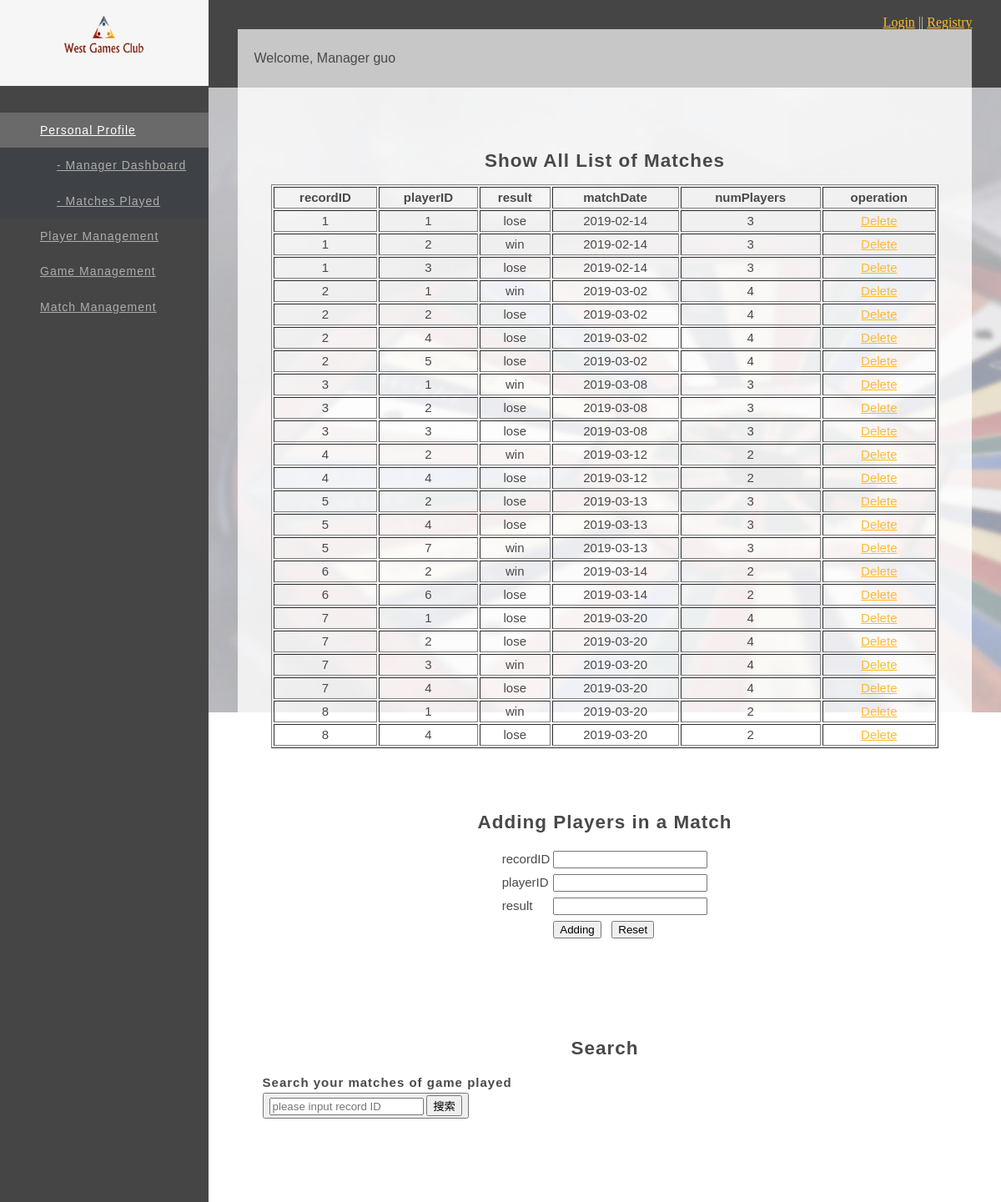
The app's page /WestGame/php/show_match.php (signed in) with its own data.
### tables this page shows
CREATE TABLE `Records` (
  `recordID` int(11) NOT NULL,
  `playerID` int(11) NOT NULL,
  `matchDate` date NOT NULL,
  `numPlayers` int(11) NOT NULL,
  `result` text NOT NULL
);

### WestGame/php/show_match.php (the view, shortened to what this page needs)
<?php
$username = $_SESSION['username'];
    ?>
<!DOCTYPE html>
<html lang="en">
<head>
    <link rel="stylesheet" type="text/css" href="../css/manager.css">
</head>
<body>
<header>
    <div class="logo">
        <a href="index.php"><img src="../images/logo.png" height="80" width="100" /></a>
    </div>
    <nav>
        <ul id="leftNavigation">
            <li class="active"><a href="#">Personal Profile</a>
                <ul>
                    <li>
                        <a href="manager.php"><i></i> - Manager Dashboard</a>
                    </li>
                </ul>
                <ul>
                    <li>
                        <a href="index_manager.php"><i></i> - Matches Played</a>
                    </li>
                </ul>
            </li>
            <li><a href="#">Player Management</a>
            </li>
            <li><a href="#">Game Management</a>
            </li>
            <li><a href="#">Match Management</a>
            </li>
        </ul>
    </nav>
</header>
<section class="main clearfix">
    <section class="top">
        <div class="wrapper content_header clearfix">
            <p class="logincs"><a href="../html/login.html">Login</a> || <a href="../html/registry.html">Registry</a></p>
            <p class="title">Welcome, Manager <?php echo" ".$username;?> </p>
        </div>
    </section>
    <section class="wrapper">
        <div class="content">
            <H2><center>Show All List of Matches</center></H2>
            <table id="showinfo" width="800" border="1">
                <tr>
                    <th>recordID</th>
                    <th>playerID</th>
                    <th>result</th>
                    <th>matchDate</th>
                    <th>numPlayers</th>
                    <th>operation</th>
                </tr>
                <?php
                    require_once('../php/connect.php');
                $sql = "SELECT  Records.recordID, Records.playerID, Records.result, Records.matchDate, Records.numPlayers
                        FROM Records
                        ";
                    foreach ($pdo->query($sql) as $row) {
                        echo "<tr>";
                        echo "<td>{$row['recordID']}</td>";
                        echo "<td>{$row['playerID']}</td>";
                        echo "<td>{$row['result']}</td>";
                        echo "<td>{$row['matchDate']}</td>";
                        echo "<td>{$row['numPlayers']}</td>";
                        echo "<td>
                            <a href='javascript:doDel({$row['playerID']})'>Delete</a>
                            </td>";
                        echo "</tr>";
                    }
                    ?>
            </table>
            <form id="addstu" name="addstu" method="post" action="action_match.php?action=add">
                <table id="addingtable">
                    <H2><center>Adding Players in a Match</center></H2>
                    <tr>
                        <td>recordID</td>
                        <td><input id="recordID" name="recordID" type="text"/></td>
                    </tr>
                    <tr>
                        <td>playerID</td>
                        <td><input id="playerID" name="playerID" type="text"/></td>
                    </tr>
                    <tr>
                        <td>result</td>
                        <td><input id="result" name="result" type="text"/></td>
                    </tr>
                    <tr>
                        <td>&nbsp;</td>
                        <td><input type="submit" value="Adding"/>&nbsp;&nbsp;
                            <input type="reset" value="Reset"/>
                        </td>
                    </tr>
                </table>
            </form>
            <div id="addstu">
                <h2><center>Search</center></h2>
                <h4>Search your matches of game played </h4>
                <form name="search" method="post" action="">
                    <button type="button">
                        <input type="text" name="recordID" placeholder="please input record ID"/>
                        <input type="submit" name="searchbtn" VALUE="搜索">
                    </button>
                </form>
            </div>
        </div>
    </section>
</section>
</body>
</html>

### WestGame/css/manager.css (style rules this page uses)
html, body, div, span iframe, h1, h2, h3, h4, h5, h6, p, img, ol, ul, li, form, label, header, hgroup, menu, nav, section { margin:0; padding:0; border:0; outline:0; font-size:100%; vertical-align:baseline; background:transparent; }
body { line-height:1; background: #fff; }
img { max-width: 100%; }
.wrapper { width: 92.72727272727273%; margin: 0 auto; }
header ul.social li a, .main .work a .caption, header nav ul li a { transition:all .1s linear; -webkit-transition:all .1s linear; -moz-transition:all .1s linear; -o-transition:all .1s linear; }
h1, h2, h3, h4, h5 ,h6 { color: #4b4848; font-family: Arial; letter-spacing: 1px; }
h2 { font-size: 1.5em; margin: .75em 0 }
h1, h2, h3, h4, h5, h6 { font-weight: bolder }
.clearfix:before, .clearfix:after { content: " "; display: table; }
.clearfix:after { clear: both; }
.clearfix { *zoom: 1; }
@media (min-width:1099px) { header { display: block; position: fixed; top: 0; left: 0; width: 250px; min-height: 100%; padding: 0 0 0 0px; background: #ffffff; float: left; overflow: hidden; z-index: 9999; background:#454545; } }
@media (min-width:1099px) { header .logo { padding-bottom: 20px; text-align:center; background-color: rgba(255, 255, 255, 0.95); } }
@media (min-width:1099px) { header nav ul { display: block; overflow: hidden; margin-top: 40px; list-style: none; } }
@media (min-width:1099px) { header nav ul li { display: block; margin-bottom: 0px; } }
@media (min-width:1099px) { header nav ul li a { color: #ffffff; font-family: arial; font-size: 14px; text-decoration: none; letter-spacing: 1px; line-height: 60px; padding-right: 40px; padding-left: 40px; } }
#leftNavigation { margin: 2rem 0; }
#leftNavigation, #leftNavigation li ul { list-style: none; padding: 0; }
#leftNavigation li a { display: block; padding: 0.8rem 1rem 0.8rem 3rem; color: #adadad; text-overflow: ellipsis; overflow: hidden; position: relative; transition: color 0.2s ease; }
#leftNavigation li a, #leftNavigation li a .leftNavIcon { line-height: 120%; }
#leftNavigation li ul { display: none; margin: 0; background-color: #3e4145; }
#leftNavigation li ul a { margin-left: 20px; }
#leftNavigation li.active > a { color: white; }
#leftNavigation li.active ul { display: block; }
#leftNavigation > li.active { background-color:rgba(255, 255, 255, 0.2); }
.main { display: flex; min-height: 100vh; flex-direction: column; width: 100%; height: 100%; padding-left: 250px; -moz-box-sizing: border-box; -webkit-box-sizing: border-box; box-sizing: border-box; position: relative; z-index: 55; background: #f6f6f6; clear: both; background: url('../images/londonwood.png') no-repeat; background-attachment: fixed; }
.top { width: 100%; height: 105px; overflow: hidden; display: block; position: relative; background: #454545; background-size: cover; -webkit-background-size: cover; -moz-background-size: cover; -o-background-size: cover; background-position: 50% 50%; }
.top .title { display: block; width: 100%; color: #4b4848; font-family: Arial; font-size: 16px; background: rgba(255, 255, 255, .7); padding: 20px; line-height: 30px; margin: 0!important; overflow: hidden; -webkit-box-sizing: border-box; -moz-box-sizing: border-box; -ms-box-sizing: border-box; box-sizing: border-box; }
.logincs { text-align:right; color:rgba(255, 255, 255, .7); }
a:link { color:#fdb933; text-decoration:underline; }
.content_header { position: absolute; bottom: 0; margin: 0 auto; left: 50%; margin-left: -46.36363636363637%; }
.content { flex: 1; color: #4b4848; font-family: Arial; font-size: 15px; line-height: 22px; padding: 60px 30px; background: rgba(255, 255, 255, .8); -webkit-box-sizing: border-box; -moz-box-sizing: border-box; -ms-box-sizing: border-box; box-sizing: border-box; }
#addstu { margin-top: 40px; padding-bottom: 40px; padding-top: 20px; line-height: 24px; font-size: 15px; background: rgba(255, 255, 255, .8); }
#addingtable { margin: 0 auto; width: 200px; }
#showinfo { margin: 0 auto; text-align: center; }

### records on screen
records: recordID "1", playerID "1", result "lose", matchDate "2019-02-14", numPlayers "3"
records: recordID "1", playerID "2", result "win", matchDate "2019-02-14", numPlayers "3"
records: recordID "1", playerID "3", result "lose", matchDate "2019-02-14", numPlayers "3"
records: recordID "2", playerID "1", result "win", matchDate "2019-03-02", numPlayers "4"
records: recordID "2", playerID "2", result "lose", matchDate "2019-03-02", numPlayers "4"
records: recordID "2", playerID "4", result "lose", matchDate "2019-03-02", numPlayers "4"
records: recordID "2", playerID "5", result "lose", matchDate "2019-03-02", numPlayers "4"
records: recordID "3", playerID "1", result "win", matchDate "2019-03-08", numPlayers "3"
records: recordID "3", playerID "2", result "lose", matchDate "2019-03-08", numPlayers "3"
records: recordID "3", playerID "3", result "lose", matchDate "2019-03-08", numPlayers "3"
records: recordID "4", playerID "2", result "win", matchDate "2019-03-12", numPlayers "2"
records: recordID "4", playerID "4", result "lose", matchDate "2019-03-12", numPlayers "2"
records: recordID "5", playerID "2", result "lose", matchDate "2019-03-13", numPlayers "3"
records: recordID "5", playerID "4", result "lose", matchDate "2019-03-13", numPlayers "3"
records: recordID "5", playerID "7", result "win", matchDate "2019-03-13", numPlayers "3"
records: recordID "6", playerID "2", result "win", matchDate "2019-03-14", numPlayers "2"
records: recordID "6", playerID "6", result "lose", matchDate "2019-03-14", numPlayers "2"
records: recordID "7", playerID "1", result "lose", matchDate "2019-03-20", numPlayers "4"
records: recordID "7", playerID "2", result "lose", matchDate "2019-03-20", numPlayers "4"
records: recordID "7", playerID "3", result "win", matchDate "2019-03-20", numPlayers "4"
records: recordID "7", playerID "4", result "lose", matchDate "2019-03-20", numPlayers "4"
records: recordID "8", playerID "1", result "win", matchDate "2019-03-20", numPlayers "2"
records: recordID "8", playerID "4", result "lose", matchDate "2019-03-20", numPlayers "2"

### other values on screen
$username "guo"
